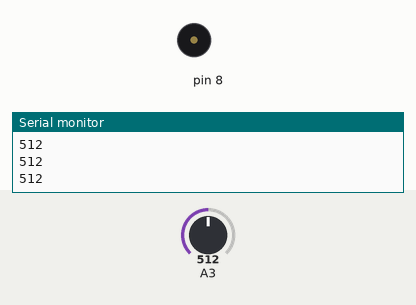
The sketch below on a simulated Arduino Uno, built with avr-gcc and run on an emulated ATmega328P. On the bench: buzzer (waves = sounding), the last lines printed to the serial monitor. Inputs (shaded band) come from the test bench; at power-on: A3 = 512.

Above: at 1.2 s.
1.3 s: A3 set to 785
2.8 s: A3 set to 811
At 3.3 s:
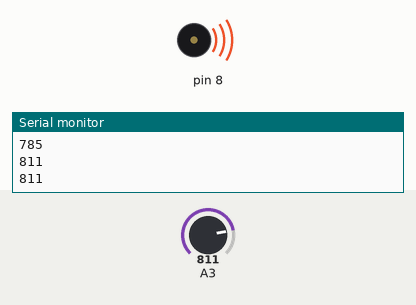
5.8 s: A3 set to 790
At 6.8 s:
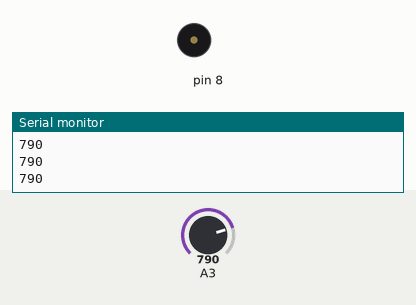
7.3 s: A3 set to 810
At 7.81 s:
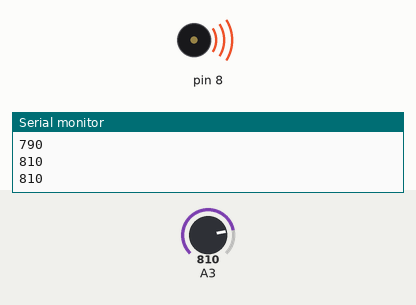
Timing chart, 0 to 11.3 s (numbered marks = the images above; inputs shaded):
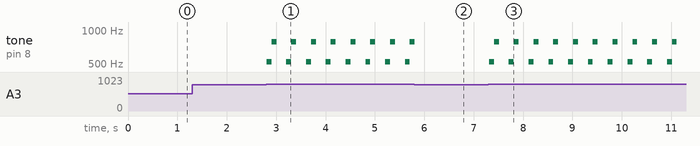

The sketch:

week10_4_arduino_serial_joystick.ino
```cpp
//week10_4_arduino_serial_monitor_joystick_to_processing
//修改自week10_3_arduino_analogRead_A3
//把joystick的Y的線經由麵包板幫忙接到MakerUNO另一邊的A3
//不能接其他的因為要接有小蟲符號的代表analog訊號
void setup() {
  Serial.begin(9600);//開啟USB傳輸
  pinMode(2,INPUT_PULLUP);
  pinMode(8,OUTPUT);//發出聲音

}

void loop() {//一秒鐘會跑1000Hz太快了要慢一點點才行
  delay(100);//慢一點避免Processing來不及處理眼睛看不到
  int now=analogRead(3);
  Serial.println(now);
//想利用Serial Monitor來看看會送出什麼訊號

  if(now>800){
    tone(8,523,100);//發出523的Do
    delay(100);//變高
    tone(8,784,100);//發出784的So
    delay(200);//等久一點
  }
  else if(now<200){ //變低
    tone(8,784,100);//發出784的So
    delay(100);
    tone(8,523,100);//發出784的So
    delay(100);
  }
}
```

Measured:
- the behaviour switches between 800 and 801 on A3 (found by bisection; images 0 and 1)
- after the input at 2.8 s, tone on pin 8: silent → 523 Hz at once, then repeats every 0.40 s: 784 Hz 0.10 s, silent 0.20 s, 523 Hz 0.10 s
- after the input at 5.8 s, tone on pin 8: goes on until 5.8 s, then stays silent
- after the input at 7.3 s, tone on pin 8: silent → 523 Hz at once, then repeats every 0.40 s: 784 Hz 0.10 s, silent 0.20 s, 523 Hz 0.10 s
